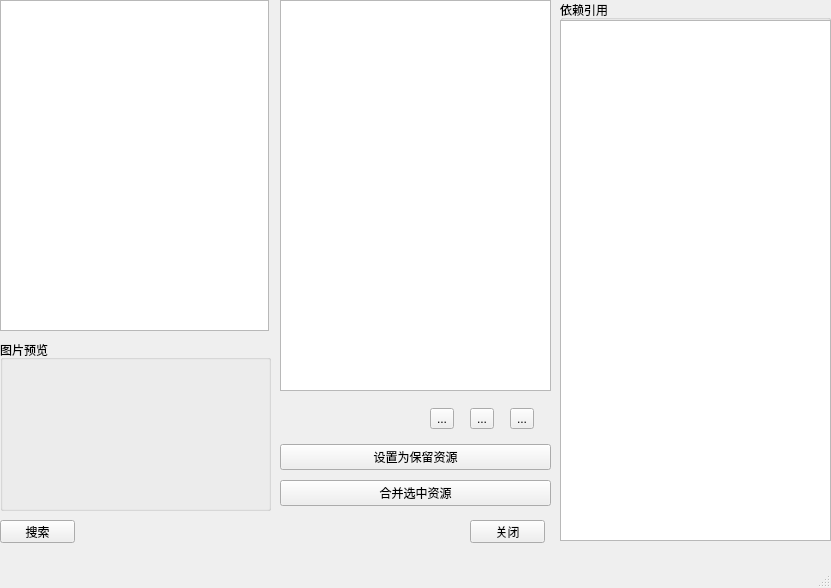
<?xml version="1.0" encoding="UTF-8"?>
<ui version="4.0">
 <class>MainWindow</class>
 <widget class="QMainWindow" name="MainWindow">
  <property name="geometry">
   <rect>
    <x>0</x>
    <y>0</y>
    <width>831</width>
    <height>588</height>
   </rect>
  </property>
  <property name="windowTitle">
   <string>MainWindow</string>
  </property>
  <property name="windowIcon">
   <iconset resource="../res/res.qrc">
    <normaloff>:/icon/icon.png</normaloff>:/icon/icon.png</iconset>
  </property>
  <widget class="QWidget" name="centralwidget">
   <widget class="QPushButton" name="btnSearch">
    <property name="geometry">
     <rect>
      <x>0</x>
      <y>520</y>
      <width>75</width>
      <height>23</height>
     </rect>
    </property>
    <property name="text">
     <string>搜索</string>
    </property>
   </widget>
   <widget class="QListView" name="listShow">
    <property name="geometry">
     <rect>
      <x>280</x>
      <y>0</y>
      <width>271</width>
      <height>391</height>
     </rect>
    </property>
    <property name="selectionMode">
     <enum>QAbstractItemView::NoSelection</enum>
    </property>
   </widget>
   <widget class="QListView" name="listAll">
    <property name="geometry">
     <rect>
      <x>0</x>
      <y>0</y>
      <width>269</width>
      <height>331</height>
     </rect>
    </property>
   </widget>
   <widget class="QWidget" name="verticalLayoutWidget">
    <property name="geometry">
     <rect>
      <x>280</x>
      <y>440</y>
      <width>271</width>
      <height>71</height>
     </rect>
    </property>
    <layout class="QVBoxLayout" name="verticalLayout">
     <item>
      <widget class="QPushButton" name="btnSave">
       <property name="text">
        <string>设置为保留资源</string>
       </property>
      </widget>
     </item>
     <item>
      <widget class="QPushButton" name="btnMerge">
       <property name="text">
        <string>合并选中资源</string>
       </property>
      </widget>
     </item>
    </layout>
   </widget>
   <widget class="QPushButton" name="btnClose">
    <property name="geometry">
     <rect>
      <x>470</x>
      <y>520</y>
      <width>75</width>
      <height>23</height>
     </rect>
    </property>
    <property name="text">
     <string>关闭</string>
    </property>
   </widget>
   <widget class="QGroupBox" name="groupBox">
    <property name="geometry">
     <rect>
      <x>0</x>
      <y>340</y>
      <width>271</width>
      <height>171</height>
     </rect>
    </property>
    <property name="autoFillBackground">
     <bool>false</bool>
    </property>
    <property name="title">
     <string>图片预览</string>
    </property>
    <widget class="QLabel" name="labelImg">
     <property name="geometry">
      <rect>
       <x>10</x>
       <y>20</y>
       <width>251</width>
       <height>141</height>
      </rect>
     </property>
     <property name="autoFillBackground">
      <bool>false</bool>
     </property>
     <property name="text">
      <string/>
     </property>
     <property name="alignment">
      <set>Qt::AlignCenter</set>
     </property>
    </widget>
   </widget>
   <widget class="QWidget" name="layoutWidget">
    <property name="geometry">
     <rect>
      <x>420</x>
      <y>400</y>
      <width>125</width>
      <height>38</height>
     </rect>
    </property>
    <layout class="QHBoxLayout" name="horizontalLayout">
     <item>
      <widget class="QToolButton" name="btnSelectAll">
       <property name="toolTip">
        <string>全选</string>
       </property>
       <property name="text">
        <string>...</string>
       </property>
       <property name="icon">
        <iconset resource="../res/res.qrc">
         <normaloff>:/icon/全选.jpg</normaloff>:/icon/全选.jpg</iconset>
       </property>
       <property name="iconSize">
        <size>
         <width>30</width>
         <height>30</height>
        </size>
       </property>
      </widget>
     </item>
     <item>
      <widget class="QToolButton" name="btnReverse">
       <property name="toolTip">
        <string>反向选择</string>
       </property>
       <property name="text">
        <string>...</string>
       </property>
       <property name="icon">
        <iconset resource="../res/res.qrc">
         <normaloff>:/icon/反选.jpg</normaloff>:/icon/反选.jpg</iconset>
       </property>
       <property name="iconSize">
        <size>
         <width>30</width>
         <height>30</height>
        </size>
       </property>
      </widget>
     </item>
     <item>
      <widget class="QToolButton" name="btnCancelAll">
       <property name="toolTip">
        <string>取消全选</string>
       </property>
       <property name="text">
        <string>...</string>
       </property>
       <property name="icon">
        <iconset resource="../res/res.qrc">
         <normaloff>:/icon/取消.jpg</normaloff>:/icon/取消.jpg</iconset>
       </property>
       <property name="iconSize">
        <size>
         <width>30</width>
         <height>30</height>
        </size>
       </property>
      </widget>
     </item>
    </layout>
   </widget>
   <widget class="QGroupBox" name="groupBox_2">
    <property name="geometry">
     <rect>
      <x>560</x>
      <y>0</y>
      <width>271</width>
      <height>541</height>
     </rect>
    </property>
    <property name="title">
     <string>依赖引用</string>
    </property>
    <widget class="QListView" name="listRef">
     <property name="geometry">
      <rect>
       <x>0</x>
       <y>20</y>
       <width>271</width>
       <height>521</height>
      </rect>
     </property>
    </widget>
   </widget>
  </widget>
  <widget class="QMenuBar" name="menubar">
   <property name="geometry">
    <rect>
     <x>0</x>
     <y>0</y>
     <width>831</width>
     <height>23</height>
    </rect>
   </property>
  </widget>
  <widget class="QStatusBar" name="statusbar"/>
 </widget>
 <resources>
  <include location="../res/res.qrc"/>
 </resources>
 <connections/>
</ui>
